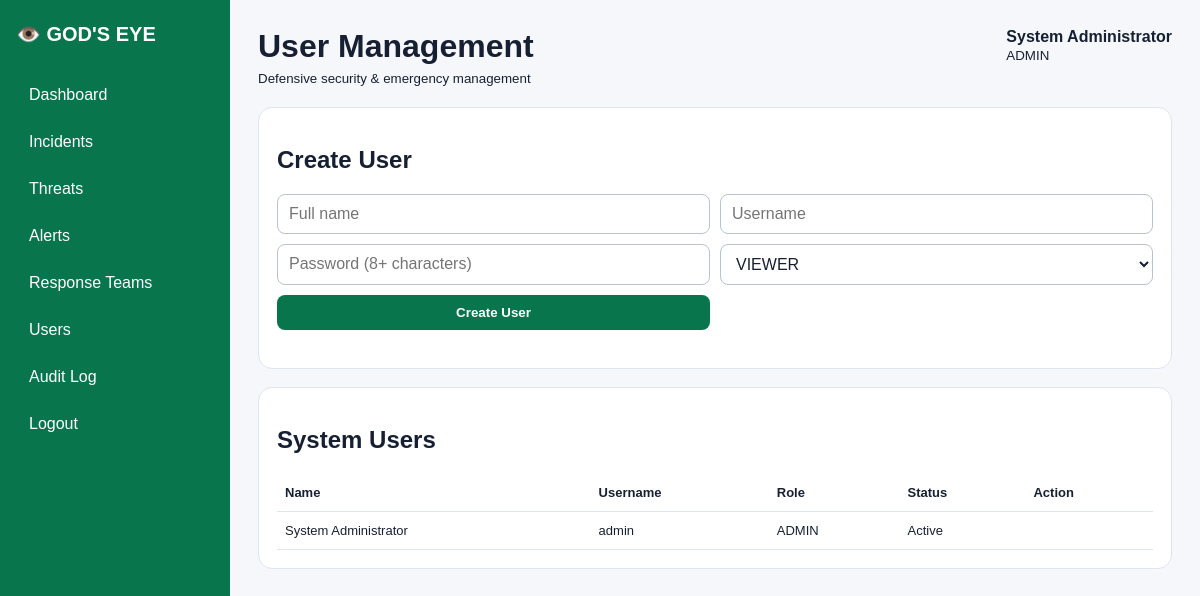
/users.php (signed in), run on the app's committed database.
### tables this page shows
CREATE TABLE users(id INT AUTO_INCREMENT PRIMARY KEY,full_name VARCHAR(120) NOT NULL,username VARCHAR(80) NOT NULL UNIQUE,password_hash VARCHAR(255) NOT NULL,role ENUM('ADMIN','OPERATOR','VIEWER') NOT NULL DEFAULT 'VIEWER',active TINYINT(1) NOT NULL DEFAULT 1,created_at TIMESTAMP DEFAULT CURRENT_TIMESTAMP);

### auth.php (called while the page is built, shortened)
<?php
function e($v){return htmlspecialchars((string)$v,ENT_QUOTES,'UTF-8');}

### users.php (the view)
<?php require 'config/db.php';require 'includes/auth.php';require_role(['ADMIN']);$page_title='User Management';if($_SERVER['REQUEST_METHOD']==='POST'){check_csrf();$action=$_POST['action']??'';if($action==='create'){if(strlen($_POST['password'])<8)exit('Password must be at least 8 characters.');$s=$pdo->prepare('INSERT INTO users(full_name,username,password_hash,role,active) VALUES(?,?,?,?,1)');$s->execute([trim($_POST['full_name']),trim($_POST['username']),password_hash($_POST['password'],PASSWORD_DEFAULT),$_POST['role']]);audit($pdo,'User created',$_POST['username']);$_SESSION['flash']='User created.';}elseif($action==='toggle'){$id=(int)$_POST['id'];if($id===$_SESSION['user']['id'])exit('You cannot disable your own account.');$s=$pdo->prepare('UPDATE users SET active=1-active WHERE id=?');$s->execute([$id]);audit($pdo,'User activation changed','User #'.$id);$_SESSION['flash']='User status updated.';}header('Location:users.php');exit;}$rows=$pdo->query('SELECT id,full_name,username,role,active,created_at FROM users ORDER BY id DESC')->fetchAll();require 'includes/header.php';?><section class="panel"><h2>Create User</h2><form class="form" method="post"><input type="hidden" name="csrf" value="<?=e(csrf())?>"><input type="hidden" name="action" value="create"><input name="full_name" placeholder="Full name" required><input name="username" placeholder="Username" required><input type="password" name="password" placeholder="Password (8+ characters)" required><select name="role"><option>VIEWER</option><option>OPERATOR</option><option>ADMIN</option></select><button>Create User</button></form></section><section class="panel"><h2>System Users</h2><table><tr><th>Name</th><th>Username</th><th>Role</th><th>Status</th><th>Action</th></tr><?php foreach($rows as $r):?><tr><td><?=e($r['full_name'])?></td><td><?=e($r['username'])?></td><td><?=e($r['role'])?></td><td><?= $r['active']?'Active':'Disabled' ?></td><td><?php if($r['id']!==$_SESSION['user']['id']):?><form class="inline" method="post"><input type="hidden" name="csrf" value="<?=e(csrf())?>"><input type="hidden" name="action" value="toggle"><input type="hidden" name="id" value="<?=$r['id']?>"><button class="smallbtn"><?=$r['active']?'Disable':'Enable'?></button></form><?php endif;?></td></tr><?php endforeach;?></table></section><?php require 'includes/footer.php';?>

### style.css (style rules this page uses)
:root { --green:#08754d;--dark:#0b1020;--bg:#f5f7fb;--card:#fff;--line:#dfe5ee;--text:#172033 }
* { box-sizing:border-box }
body { margin:0;font-family:Arial,sans-serif;background:var(--bg);color:var(--text) }
.card,.panel { background:var(--card);border:1px solid var(--line);border-radius:14px;padding:18px;margin-bottom:18px }
.form { display:grid;grid-template-columns:1fr 1fr;gap:10px;margin-bottom:20px }
input,select,textarea { width:100%;padding:10px 11px;border:1px solid #b9c2d0;border-radius:8px;background:#fff;color:#172033;font:inherit }
button,.btn { display:inline-block;padding:10px 14px;border:0;border-radius:8px;background:var(--green);color:#fff;font-weight:700;cursor:pointer;text-decoration:none }
table { width:100%;border-collapse:collapse;min-width:650px }
th,td { text-align:left;padding:11px 8px;border-bottom:1px solid var(--line);font-size:13px;vertical-align:top }

### data on the page
users: full_name "System Administrator", username "admin", role "ADMIN", active "Active"

### other printed values
$page_title "User Management"
$_SESSION['user']['full_name'] "System Administrator"
$_SESSION['user']['role'] "ADMIN"
